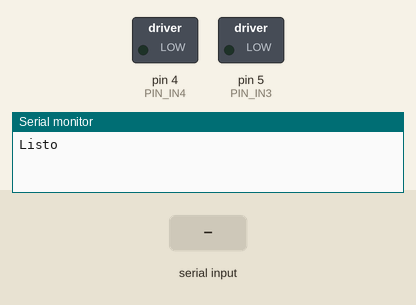
This sketch was run on a simulated Arduino Uno, built with avr-gcc and run on an emulated ATmega328P. Parts: switched loads named in the sketch (green lamp = pin HIGH), the last lines printed to the serial monitor. Inputs (shaded band) come from the test bench.

Above: at 1.2 s.
1.3 s: "a" received over Serial
At 1.5 s:
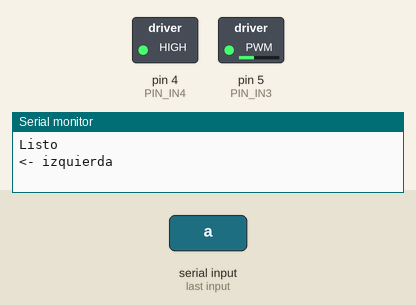
3.2 s: "d" received over Serial
At 3.39 s:
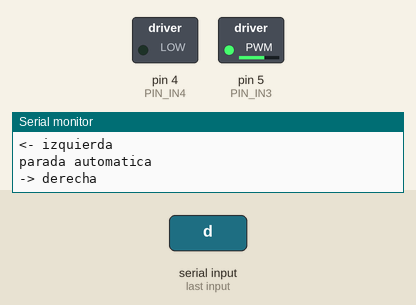
5.0 s: byte 32 (' ') received over Serial
At 5.6 s:
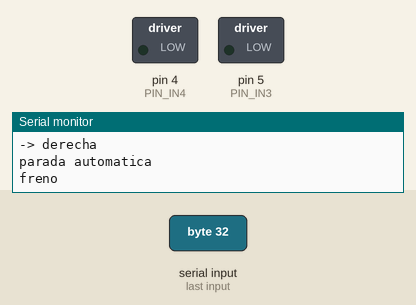
Timing chart, 0 to 8.0 s (numbered marks = the images above; inputs shaded):
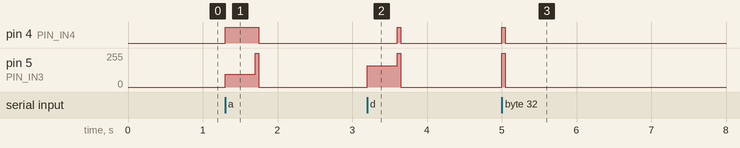

Measured:
- after the input at 1.3 s, pin 4 (PIN_IN4): LOW → HIGH at once, → LOW 0.45 s later; pin 5 (PIN_IN3): 0/255 → 95/255 at once, → 0/255 0.40 s later
- after the input at 3.2 s, pin 4 (PIN_IN4): LOW → HIGH after 0.40 s, → LOW 0.05 s later; pin 5 (PIN_IN3): 0/255 → 160/255 at once, → 0/255 0.40 s later
- after the input at 5.0 s, pin 4 (PIN_IN4): LOW → HIGH at once, → LOW 0.05 s later; pin 5 (PIN_IN3): 0/255 → 255/255 at once, → 0/255 0.05 s later

The sketch:

PUSH.ino
```cpp
/*
  Control WASD — Porteros Robot
  IN3 -> pin 5 (PWM), IN4 -> pin 4, jumper ENB puesto, motor en OUT3/OUT4
  Comandos: a = izquierda, d = derecha, x = soltar, espacio = freno,
            w = mas velocidad, s = menos velocidad
  Si deja de recibir 'a' o 'd' por 400 ms, se detiene solo.
*/
const int PIN_IN3 = 5;   // PWM
const int PIN_IN4 = 4;
const unsigned long WATCHDOG_MS = 400;

int velocidad = 160;     // 0-255
int direccion = 0;       // -1 izq, 0 parado, 1 der
unsigned long ultimo = 0;

void aplicar() {
  if (direccion > 0)      { digitalWrite(PIN_IN4, LOW);  analogWrite(PIN_IN3, velocidad); }
  else if (direccion < 0) { digitalWrite(PIN_IN4, HIGH); analogWrite(PIN_IN3, 255 - velocidad); }
  else                    { digitalWrite(PIN_IN4, LOW);  analogWrite(PIN_IN3, 0); }
}

void frenar() {
  direccion = 0;
  digitalWrite(PIN_IN4, HIGH); analogWrite(PIN_IN3, 255);
  delay(50);
  aplicar();
}

void setup() {
  pinMode(PIN_IN3, OUTPUT);
  pinMode(PIN_IN4, OUTPUT);
  aplicar();
  Serial.begin(115200);
  Serial.println(F("Listo"));
}

void loop() {
  while (Serial.available()) {
    char c = Serial.read();
    switch (c) {
      case 'a': ultimo = millis(); if (direccion != -1) { direccion = -1; aplicar(); Serial.println(F("<- izquierda")); } break;
      case 'd': ultimo = millis(); if (direccion !=  1) { direccion =  1; aplicar(); Serial.println(F("-> derecha")); } break;
      case 'x': if (direccion != 0) { direccion = 0; aplicar(); Serial.println(F("parado")); } break;
      case ' ': frenar(); Serial.println(F("freno")); break;
      case 'w': velocidad = min(255, velocidad + 15); aplicar(); Serial.print(F("velocidad ")); Serial.println(velocidad); break;
      case 's': velocidad = max(0,   velocidad - 15); aplicar(); Serial.print(F("velocidad ")); Serial.println(velocidad); break;
    }
  }
  if (direccion != 0 && millis() - ultimo > WATCHDOG_MS) {
    frenar(); Serial.println(F("parada automatica"));
  }
}
```
